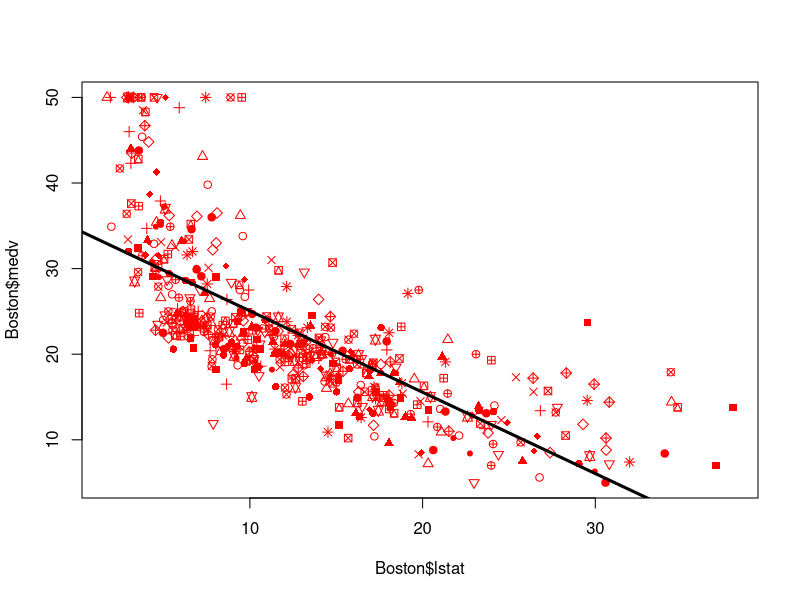
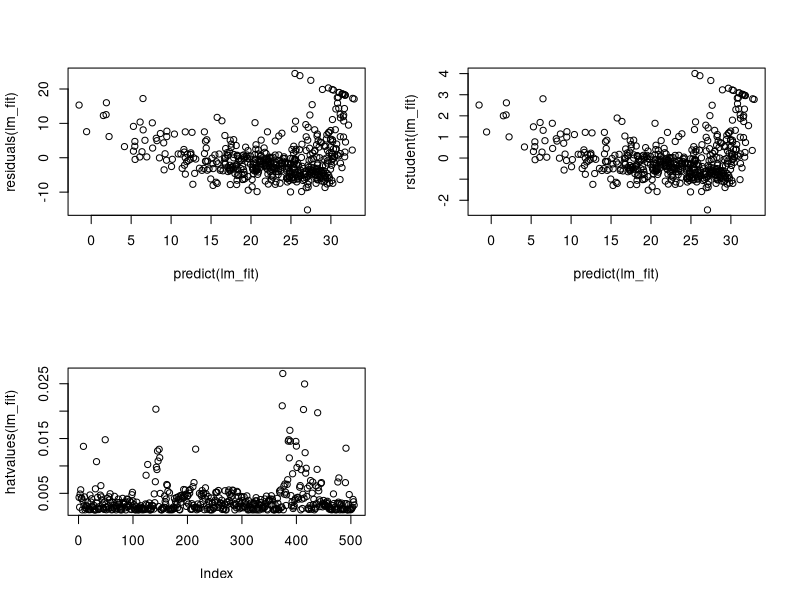

Reproduce these figures in R, in order.
library(MASS)
library(tidyverse)
data("Boston")
names(Boston)

# First linear regression on medv by using only lstat as predictor
lm_fit <- lm(medv ~ lstat, Boston)
summary(lm_fit)

# Check what is included in the model
names(lm_fit)

# use $ to access the data contained in lm_fit
lm_fit$coefficients

# get confidence interval
confint(lm_fit)

# use predict() to predict 
predict(lm_fit, data.frame(lstat=c(5,10,15,20)),
        interval = "confidence") # get confidence interval for the preidiction

predict(lm_fit, data.frame(lstat=c(5,10,15,20)),
        interval = "prediction") # get prediction interval

# plot the data
# pch="x" use x to mark the points
plot(Boston$lstat,Boston$medv, col="red",pch=1:20)

# add the least squares regression line using abline
# note: abline can draw any line, intercept a, slope b -> abline(a,b)
abline(lm_fit,lwd =3)

# use par() to dosplay multiple plot on one screen
par(mfrow=c(2,2)) #2 by 2 plots 

# compute the residuals from the model
plot(predict(lm_fit), residuals(lm_fit))

# compute the studentized from the model
plot(predict(lm_fit), rstudent(lm_fit))
# hatvalues()??

plot(hatvalues(lm_fit))

# which.max find the location of the max
which.max(hatvalues(lm_fit))



